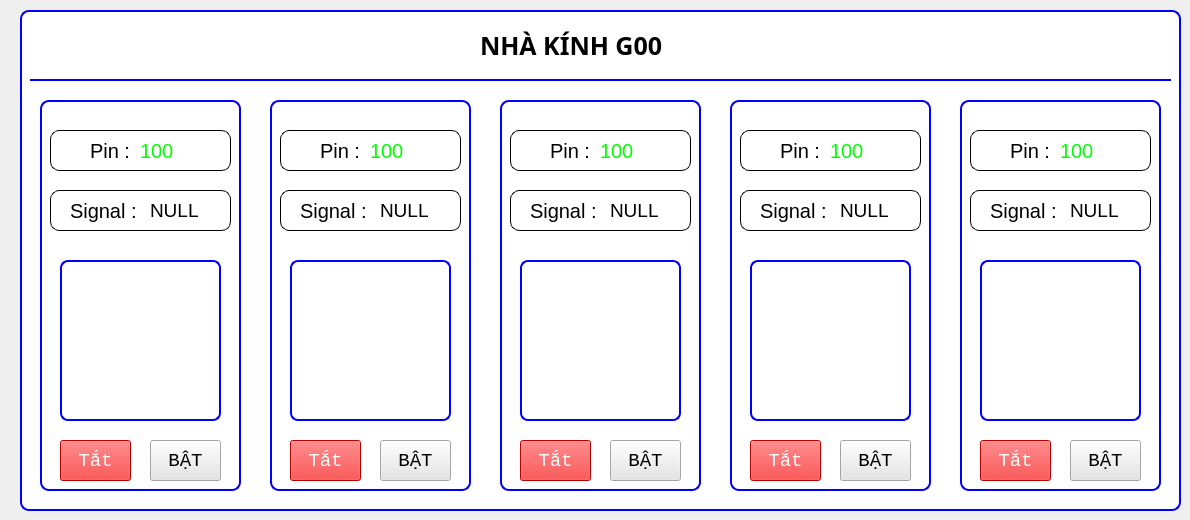
    <widget class="QWidget" name="tab">
     <attribute name="title">
      <string>Điều khiển thiết bị</string>
     </attribute>
     <widget class="QLabel" name="label_38">
      <property name="geometry">
       <rect>
        <x>20</x>
        <y>10</y>
        <width>1161</width>
        <height>501</height>
       </rect>
      </property>
      <property name="styleSheet">
       <string notr="true">border-radius:9px;
border: 2px solid blue;
background-color: rgb(255, 255, 255);</string>
      </property>
      <property name="text">
       <string/>
      </property>
     </widget>
     <widget class="Line" name="line_29">
      <property name="geometry">
       <rect>
        <x>30</x>
        <y>70</y>
        <width>1141</width>
        <height>20</height>
       </rect>
      </property>
      <property name="styleSheet">
       <string notr="true">background-color: rgb(255, 255, 255);
background-color: rgb(255, 255, 255);
color: rgb(0, 0, 255);</string>
      </property>
      <property name="frameShadow">
       <enum>QFrame::Plain</enum>
      </property>
      <property name="lineWidth">
       <number>2</number>
      </property>
      <property name="orientation">
       <enum>Qt::Horizontal</enum>
      </property>
     </widget>
     <widget class="QLabel" name="label_5">
      <property name="geometry">
       <rect>
        <x>40</x>
        <y>100</y>
        <width>201</width>
        <height>391</height>
       </rect>
      </property>
      <property name="styleSheet">
       <string notr="true">border-radius:9px;
border: 2px solid blue;
background-color: rgb(255, 255, 255);</string>
      </property>
      <property name="text">
       <string/>
      </property>
     </widget>
     <widget class="QLabel" name="label_8">
      <property name="geometry">
       <rect>
        <x>270</x>
        <y>100</y>
        <width>201</width>
        <height>391</height>
       </rect>
      </property>
      <property name="styleSheet">
       <string notr="true">border-radius:9px;
border: 2px solid blue;
background-color: rgb(255, 255, 255);</string>
      </property>
      <property name="text">
       <string/>
      </property>
     </widget>
     <widget class="QLabel" name="label_9">
      <property name="geometry">
       <rect>
        <x>500</x>
        <y>100</y>
        <width>201</width>
        <height>391</height>
       </rect>
      </property>
      <property name="styleSheet">
       <string notr="true">border-radius:9px;
border: 2px solid blue;
background-color: rgb(255, 255, 255);</string>
      </property>
      <property name="text">
       <string/>
      </property>
     </widget>
     <widget class="QLabel" name="label_10">
      <property name="geometry">
       <rect>
        <x>730</x>
        <y>100</y>
        <width>201</width>
        <height>391</height>
       </rect>
      </property>
      <property name="styleSheet">
       <string notr="true">border-radius:9px;
border: 2px solid blue;
background-color: rgb(255, 255, 255);</string>
      </property>
      <property name="text">
       <string/>
      </property>
     </widget>
     <widget class="QLabel" name="label_11">
      <property name="geometry">
       <rect>
        <x>960</x>
        <y>100</y>
        <width>201</width>
        <height>391</height>
       </rect>
      </property>
      <property name="styleSheet">
       <string notr="true">border-radius:9px;
border: 2px solid blue;
background-color: rgb(255, 255, 255);</string>
      </property>
      <property name="text">
       <string/>
      </property>
     </widget>
     <widget class="QLabel" name="tab2_img_1">
      <property name="geometry">
       <rect>
        <x>60</x>
        <y>260</y>
        <width>161</width>
        <height>161</height>
       </rect>
      </property>
      <property name="font">
       <font>
        <family>Courier New</family>
        <pointsize>16</pointsize>
       </font>
      </property>
      <property name="styleSheet">
       <string notr="true">background-color: rgb(255, 255, 255);
background-color: rgb(255, 255, 255);
border-radius:8px;
border: 2px solid blue</string>
      </property>
      <property name="frameShape">
       <enum>QFrame::Box</enum>
      </property>
      <property name="text">
       <string/>
      </property>
      <property name="pixmap">
       <pixmap>../photos/dieu_khien_thiet_bi/wplum_off.jpg</pixmap>
      </property>
      <property name="scaledContents">
       <bool>true</bool>
      </property>
      <property name="alignment">
       <set>Qt::AlignCenter</set>
      </property>
     </widget>
     <widget class="QPushButton" name="tab2_btn_r1off">
      <property name="geometry">
       <rect>
        <x>60</x>
        <y>440</y>
        <width>71</width>
        <height>41</height>
       </rect>
      </property>
      <property name="font">
       <font>
        <family>Courier New</family>
        <pointsize>14</pointsize>
        <weight>50</weight>
        <italic>false</italic>
        <bold>false</bold>
       </font>
      </property>
      <property name="styleSheet">
       <string notr="true">background-color: rgb(255, 0, 0);
color: rgb(255, 255, 255);</string>
      </property>
      <property name="text">
       <string>Tắt</string>
      </property>
      <property name="iconSize">
       <size>
        <width>24</width>
        <height>24</height>
       </size>
      </property>
     </widget>
     <widget class="QPushButton" name="tab2_btn_r1on">
      <property name="geometry">
       <rect>
        <x>150</x>
        <y>440</y>
        <width>71</width>
        <height>41</height>
       </rect>
      </property>
      <property name="font">
       <font>
        <family>Courier New</family>
        <pointsize>14</pointsize>
        <weight>50</weight>
        <italic>false</italic>
        <bold>false</bold>
       </font>
      </property>
      <property name="styleSheet">
       <string notr="true">background-color: rgb(229, 229, 229);
color: rgb(0, 0, 0);</string>
      </property>
      <property name="text">
       <string>BẬT</string>
      </property>
      <property name="iconSize">
       <size>
        <width>24</width>
        <height>24</height>
       </size>
      </property>
     </widget>
     <widget class="QLabel" name="tab2_img_2">
      <property name="geometry">
       <rect>
        <x>290</x>
        <y>260</y>
        <width>161</width>
        <height>161</height>
       </rect>
      </property>
      <property name="font">
       <font>
        <family>Courier New</family>
        <pointsize>16</pointsize>
       </font>
      </property>
      <property name="styleSheet">
       <string notr="true">background-color: rgb(255, 255, 255);
background-color: rgb(255, 255, 255);
border-radius:8px;
border: 2px solid blue</string>
      </property>
      <property name="frameShape">
       <enum>QFrame::Box</enum>
      </property>
      <property name="text">
       <string/>
      </property>
      <property name="pixmap">
       <pixmap>../photos/dieu_khien_thiet_bi/curtain_off.png</pixmap>
      </property>
      <property name="scaledContents">
       <bool>true</bool>
      </property>
      <property name="alignment">
       <set>Qt::AlignCenter</set>
      </property>
     </widget>
     <widget class="QPushButton" name="tab2_btn_r2off">
      <property name="geometry">
       <rect>
        <x>290</x>
        <y>440</y>
        <width>71</width>
        <height>41</height>
       </rect>
      </property>
      <property name="font">
       <font>
        <family>Courier New</family>
        <pointsize>14</pointsize>
        <weight>50</weight>
        <italic>false</italic>
        <bold>false</bold>
       </font>
      </property>
      <property name="styleSheet">
       <string notr="true">background-color: rgb(255, 0, 0);
color: rgb(255, 255, 255);</string>
      </property>
      <property name="text">
       <string>Tắt</string>
      </property>
      <property name="iconSize">
       <size>
        <width>24</width>
        <height>24</height>
       </size>
      </property>
     </widget>
     <widget class="QPushButton" name="tab2_btn_r2on">
      <property name="geometry">
       <rect>
        <x>380</x>
        <y>440</y>
        <width>71</width>
        <height>41</height>
       </rect>
      </property>
      <property name="font">
       <font>
        <family>Courier New</family>
        <pointsize>14</pointsize>
        <weight>50</weight>
        <italic>false</italic>
        <bold>false</bold>
       </font>
      </property>
      <property name="styleSheet">
       <string notr="true">background-color: rgb(229, 229, 229);
color: rgb(0, 0, 0);</string>
      </property>
      <property name="text">
       <string>BẬT</string>
      </property>
      <property name="iconSize">
       <size>
        <width>24</width>
        <height>24</height>
       </size>
      </property>
     </widget>
     <widget class="QPushButton" name="tab2_btn_r3off">
      <property name="geometry">
       <rect>
        <x>520</x>
        <y>440</y>
        <width>71</width>
        <height>41</height>
       </rect>
      </property>
      <property name="font">
       <font>
        <family>Courier New</family>
        <pointsize>14</pointsize>
        <weight>50</weight>
        <italic>false</italic>
        <bold>false</bold>
       </font>
      </property>
      <property name="styleSheet">
       <string notr="true">background-color: rgb(255, 0, 0);
color: rgb(255, 255, 255);</string>
      </property>
      <property name="text">
       <string>Tắt</string>
      </property>
      <property name="iconSize">
       <size>
        <width>24</width>
        <height>24</height>
       </size>
      </property>
     </widget>
     <widget class="QPushButton" name="tab2_btn_r3on">
      <property name="geometry">
       <rect>
        <x>610</x>
        <y>440</y>
        <width>71</width>
        <height>41</height>
       </rect>
      </property>
      <property name="font">
       <font>
        <family>Courier New</family>
        <pointsize>14</pointsize>
        <weight>50</weight>
        <italic>false</italic>
        <bold>false</bold>
       </font>
      </property>
      <property name="styleSheet">
       <string notr="true">background-color: rgb(229, 229, 229);
color: rgb(0, 0, 0);</string>
      </property>
      <property name="text">
       <string>BẬT</string>
      </property>
      <property name="iconSize">
       <size>
        <width>24</width>
        <height>24</height>
       </size>
      </property>
     </widget>
     <widget class="QLabel" name="tab2_img_3">
      <property name="geometry">
       <rect>
        <x>520</x>
        <y>260</y>
        <width>161</width>
        <height>161</height>
       </rect>
      </property>
      <property name="font">
       <font>
        <family>Courier New</family>
        <pointsize>16</pointsize>
       </font>
      </property>
      <property name="styleSheet">
       <string notr="true">background-color: rgb(255, 255, 255);
background-color: rgb(255, 255, 255);
border-radius:8px;
border: 2px solid blue</string>
      </property>
      <property name="frameShape">
       <enum>QFrame::Box</enum>
      </property>
      <property name="text">
       <string/>
      </property>
      <property name="pixmap">
       <pixmap>../photos/dieu_khien_thiet_bi/wplum_off.jpg</pixmap>
      </property>
      <property name="scaledContents">
       <bool>true</bool>
      </property>
      <property name="alignment">
       <set>Qt::AlignCenter</set>
      </property>
     </widget>
     <widget class="QPushButton" name="tab2_btn_r4off">
      <property name="geometry">
       <rect>
        <x>750</x>
        <y>440</y>
        <width>71</width>
        <height>41</height>
       </rect>
      </property>
      <property name="font">
       <font>
        <family>Courier New</family>
        <pointsize>14</pointsize>
        <weight>50</weight>
        <italic>false</italic>
        <bold>false</bold>
       </font>
      </property>
      <property name="styleSheet">
       <string notr="true">background-color: rgb(255, 0, 0);
color: rgb(255, 255, 255);</string>
      </property>
      <property name="text">
       <string>Tắt</string>
      </property>
      <property name="iconSize">
       <size>
        <width>24</width>
        <height>24</height>
       </size>
      </property>
     </widget>
     <widget class="QPushButton" name="tab2_btn_r4on">
      <property name="geometry">
       <rect>
        <x>840</x>
        <y>440</y>
        <width>71</width>
        <height>41</height>
       </rect>
      </property>
      <property name="font">
       <font>
        <family>Courier New</family>
        <pointsize>14</pointsize>
        <weight>50</weight>
        <italic>false</italic>
        <bold>false</bold>
       </font>
      </property>
      <property name="styleSheet">
       <string notr="true">background-color: rgb(229, 229, 229);
color: rgb(0, 0, 0);</string>
      </property>
      <property name="text">
       <string>BẬT</string>
      </property>
      <property name="iconSize">
       <size>
        <width>24</width>
        <height>24</height>
       </size>
      </property>
     </widget>
     <widget class="QLabel" name="tab2_img_4">
      <property name="geometry">
       <rect>
        <x>750</x>
        <y>260</y>
        <width>161</width>
        <height>161</height>
       </rect>
      </property>
      <property name="font">
       <font>
        <family>Courier New</family>
        <pointsize>16</pointsize>
       </font>
      </property>
      <property name="styleSheet">
       <string notr="true">background-color: rgb(255, 255, 255);
background-color: rgb(255, 255, 255);
border-radius:8px;
border: 2px solid blue</string>
      </property>
      <property name="frameShape">
       <enum>QFrame::Box</enum>
      </property>
      <property name="text">
       <string/>
      </property>
      <property name="pixmap">
       <pixmap>../photos/dieu_khien_thiet_bi/curtain_off.png</pixmap>
      </property>
      <property name="scaledContents">
       <bool>true</bool>
      </property>
      <property name="alignment">
       <set>Qt::AlignCenter</set>
      </property>
     </widget>
     <widget class="QPushButton" name="tab2_btn_r5off">
      <property name="geometry">
       <rect>
        <x>980</x>
        <y>440</y>
        <width>71</width>
        <height>41</height>
       </rect>
      </property>
      <property name="font">
       <font>
        <family>Courier New</family>
        <pointsize>14</pointsize>
        <weight>50</weight>
        <italic>false</italic>
        <bold>false</bold>
       </font>
      </property>
      <property name="styleSheet">
       <string notr="true">background-color: rgb(255, 0, 0);
color: rgb(255, 255, 255);</string>
      </property>
      <property name="text">
       <string>Tắt</string>
      </property>
      <property name="iconSize">
       <size>
        <width>24</width>
        <height>24</height>
       </size>
      </property>
     </widget>
     <widget class="QPushButton" name="tab2_btn_r5on">
      <property name="geometry">
       <rect>
        <x>1070</x>
        <y>440</y>
        <width>71</width>
        <height>41</height>
       </rect>
      </property>
      <property name="font">
       <font>
        <family>Courier New</family>
        <pointsize>14</pointsize>
        <weight>50</weight>
        <italic>false</italic>
        <bold>false</bold>
       </font>
      </property>
      <property name="styleSheet">
       <string notr="true">background-color: rgb(229, 229, 229);
color: rgb(0, 0, 0);</string>
      </property>
      <property name="text">
       <string>BẬT</string>
      </property>
      <property name="iconSize">
       <size>
        <width>24</width>
        <height>24</height>
       </size>
      </property>
     </widget>
     <widget class="QLabel" name="tab2_img_5">
      <property name="geometry">
       <rect>
        <x>980</x>
        <y>260</y>
        <width>161</width>
        <height>161</height>
       </rect>
      </property>
      <property name="font">
       <font>
        <family>Courier New</family>
        <pointsize>16</pointsize>
       </font>
      </property>
      <property name="styleSheet">
       <string notr="true">background-color: rgb(255, 255, 255);
background-color: rgb(255, 255, 255);
border-radius:8px;
border: 2px solid blue</string>
      </property>
      <property name="frameShape">
       <enum>QFrame::Box</enum>
      </property>
      <property name="text">
       <string/>
      </property>
      <property name="pixmap">
       <pixmap>../photos/dieu_khien_thiet_bi/wplum_off.jpg</pixmap>
      </property>
      <property name="scaledContents">
       <bool>true</bool>
      </property>
      <property name="alignment">
       <set>Qt::AlignCenter</set>
      </property>
     </widget>
     <widget class="QLabel" name="label_4">
      <property name="geometry">
       <rect>
        <x>480</x>
        <y>20</y>
        <width>221</width>
        <height>51</height>
       </rect>
      </property>
      <property name="font">
       <font>
        <family>Kozuka Gothic Pr6N H</family>
        <pointsize>19</pointsize>
        <weight>75</weight>
        <bold>true</bold>
       </font>
      </property>
      <property name="styleSheet">
       <string notr="true">background-color: rgb(255, 255, 255);</string>
      </property>
      <property name="text">
       <string>NHÀ KÍNH G00</string>
      </property>
     </widget>
     <widget class="QLabel" name="label_16">
      <property name="geometry">
       <rect>
        <x>50</x>
        <y>130</y>
        <width>181</width>
        <height>41</height>
       </rect>
      </property>
      <property name="styleSheet">
       <string notr="true">border-radius:9px;
border: 1px solid black;
background-color: rgb(255, 255, 255);</string>
      </property>
      <property name="text">
       <string/>
      </property>
     </widget>
     <widget class="QLabel" name="tab2_pin1">
      <property name="geometry">
       <rect>
        <x>90</x>
        <y>140</y>
        <width>41</width>
        <height>21</height>
       </rect>
      </property>
      <property name="styleSheet">
       <string notr="true">font: 20px</string>
      </property>
      <property name="text">
       <string>Pin : </string>
      </property>
     </widget>
     <widget class="QLabel" name="label_42">
      <property name="geometry">
       <rect>
        <x>140</x>
        <y>140</y>
        <width>41</width>
        <height>21</height>
       </rect>
      </property>
      <property name="styleSheet">
       <string notr="true">font: 20px;
color : rgb(0, 255, 0)</string>
      </property>
      <property name="text">
       <string>100</string>
      </property>
     </widget>
     <widget class="QLabel" name="label_17">
      <property name="geometry">
       <rect>
        <x>280</x>
        <y>130</y>
        <width>181</width>
        <height>41</height>
       </rect>
      </property>
      <property name="styleSheet">
       <string notr="true">border-radius:9px;
border: 1px solid black;
background-color: rgb(255, 255, 255);</string>
      </property>
      <property name="text">
       <string/>
      </property>
     </widget>
     <widget class="QLabel" name="label_43">
      <property name="geometry">
       <rect>
        <x>370</x>
        <y>140</y>
        <width>41</width>
        <height>21</height>
       </rect>
      </property>
      <property name="styleSheet">
       <string notr="true">font: 20px;
color : rgb(0, 255, 0)</string>
      </property>
      <property name="text">
       <string>100</string>
      </property>
     </widget>
     <widget class="QLabel" name="tab2_pin2">
      <property name="geometry">
       <rect>
        <x>320</x>
        <y>140</y>
        <width>41</width>
        <height>21</height>
       </rect>
      </property>
      <property name="styleSheet">
       <string notr="true">font: 20px</string>
      </property>
      <property name="text">
       <string>Pin : </string>
      </property>
     </widget>
     <widget class="QLabel" name="label_45">
      <property name="geometry">
       <rect>
        <x>510</x>
        <y>130</y>
        <width>181</width>
        <height>41</height>
       </rect>
      </property>
      <property name="styleSheet">
       <string notr="true">border-radius:9px;
border: 1px solid black;
background-color: rgb(255, 255, 255);</string>
      </property>
      <property name="text">
       <string/>
      </property>
     </widget>
     <widget class="QLabel" name="label_44">
      <property name="geometry">
       <rect>
        <x>600</x>
        <y>140</y>
        <width>41</width>
        <height>21</height>
       </rect>
      </property>
      <property name="styleSheet">
       <string notr="true">font: 20px;
color : rgb(0, 255, 0)</string>
      </property>
      <property name="text">
       <string>100</string>
      </property>
     </widget>
     <widget class="QLabel" name="tab2_pin3">
      <property name="geometry">
       <rect>
        <x>550</x>
        <y>140</y>
        <width>41</width>
        <height>21</height>
       </rect>
      </property>
      <property name="styleSheet">
       <string notr="true">font: 20px</string>
      </property>
      <property name="text">
       <string>Pin : </string>
      </property>
     </widget>
     <widget class="QLabel" name="label_47">
      <property name="geometry">
       <rect>
        <x>740</x>
        <y>130</y>
        <width>181</width>
        <height>41</height>
       </rect>
      </property>
      <property name="styleSheet">
       <string notr="true">border-radius:9px;
border: 1px solid black;
background-color: rgb(255, 255, 255);</string>
      </property>
      <property name="text">
       <string/>
      </property>
     </widget>
     <widget class="QLabel" name="label_46">
      <property name="geometry">
       <rect>
        <x>830</x>
        <y>140</y>
        <width>41</width>
        <height>21</height>
       </rect>
      </property>
      <property name="styleSheet">
       <string notr="true">font: 20px;
color : rgb(0, 255, 0)</string>
      </property>
      <property name="text">
       <string>100</string>
      </property>
     </widget>
     <widget class="QLabel" name="tab2_pin4">
      <property name="geometry">
       <rect>
        <x>780</x>
        <y>140</y>
        <width>41</width>
        <height>21</height>
       </rect>
      </property>
      <property name="styleSheet">
       <string notr="true">font: 20px</string>
      </property>
      <property name="text">
       <string>Pin : </string>
      </property>
     </widget>
     <widget class="QLabel" name="label_56">
      <property name="geometry">
       <rect>
        <x>970</x>
        <y>130</y>
        <width>181</width>
        <height>41</height>
       </rect>
      </property>
      <property name="styleSheet">
       <string notr="true">border-radius:9px;
border: 1px solid black;
background-color: rgb(255, 255, 255);</string>
      </property>
      <property name="text">
       <string/>
      </property>
     </widget>
     <widget class="QLabel" name="label_52">
      <property name="geometry">
       <rect>
        <x>1060</x>
        <y>140</y>
        <width>41</width>
        <height>21</height>
       </rect>
      </property>
      <property name="styleSheet">
       <string notr="true">font: 20px;
color : rgb(0, 255, 0)</string>
      </property>
      <property name="text">
       <string>100</string>
      </property>
     </widget>
     <widget class="QLabel" name="tab2_pin5">
      <property name="geometry">
       <rect>
        <x>1010</x>
        <y>140</y>
        <width>41</width>
        <height>21</height>
       </rect>
      </property>
      <property name="styleSheet">
       <string notr="true">font: 20px</string>
      </property>
      <property name="text">
       <string>Pin : </string>
      </property>
     </widget>
     <widget class="QLabel" name="label_58">
      <property name="geometry">
       <rect>
        <x>50</x>
        <y>190</y>
        <width>181</width>
        <height>41</height>
       </rect>
      </property>
      <property name="styleSheet">
       <string notr="true">border-radius:9px;
border: 1px solid black;
background-color: rgb(255, 255, 255);</string>
      </property>
      <property name="text">
       <string/>
      </property>
     </widget>
     <widget class="QLabel" name="tab2_nth1">
      <property name="geometry">
       <rect>
        <x>70</x>
        <y>190</y>
        <width>71</width>
        <height>41</height>
       </rect>
      </property>
      <property name="styleSheet">
       <string notr="true">font: 20px</string>
      </property>
      <property name="text">
       <string>Signal :</string>
      </property>
     </widget>
     <widget class="QLabel" name="label_59">
      <property name="geometry">
       <rect>
        <x>280</x>
        <y>190</y>
        <width>181</width>
        <height>41</height>
       </rect>
      </property>
      <property name="styleSheet">
       <string notr="true">border-radius:9px;
border: 1px solid black;
background-color: rgb(255, 255, 255);</string>
      </property>
      <property name="text">
       <string/>
      </property>
     </widget>
     <widget class="QLabel" name="tab2_nth2">
      <property name="geometry">
       <rect>
        <x>300</x>
        <y>190</y>
        <width>71</width>
        <height>41</height>
       </rect>
      </property>
      <property name="styleSheet">
       <string notr="true">font: 20px</string>
      </property>
      <property name="text">
       <string>Signal :</string>
      </property>
     </widget>
     <widget class="QLabel" name="label_60">
      <property name="geometry">
       <rect>
        <x>510</x>
        <y>190</y>
        <width>181</width>
        <height>41</height>
       </rect>
      </property>
      <property name="styleSheet">
       <string notr="true">border-radius:9px;
border: 1px solid black;
background-color: rgb(255, 255, 255);</string>
      </property>
      <property name="text">
       <string/>
      </property>
     </widget>
     <widget class="QLabel" name="tab2_nth3">
      <property name="geometry">
       <rect>
        <x>530</x>
        <y>190</y>
        <width>71</width>
        <height>41</height>
       </rect>
      </property>
      <property name="styleSheet">
       <string notr="true">font: 20px</string>
      </property>
      <property name="text">
       <string>Signal :</string>
      </property>
     </widget>
     <widget class="QLabel" name="label_61">
      <property name="geometry">
       <rect>
        <x>740</x>
        <y>190</y>
        <width>181</width>
        <height>41</height>
       </rect>
      </property>
      <property name="styleSheet">
       <string notr="true">border-radius:9px;
border: 1px solid black;
background-color: rgb(255, 255, 255);</string>
      </property>
      <property name="text">
       <string/>
      </property>
     </widget>
     <widget class="QLabel" name="tab2_nth4">
      <property name="geometry">
       <rect>
        <x>760</x>
        <y>190</y>
        <width>71</width>
        <height>41</height>
       </rect>
      </property>
      <property name="styleSheet">
       <string notr="true">font: 20px</string>
      </property>
      <property name="text">
       <string>Signal :</string>
      </property>
     </widget>
     <widget class="QLabel" name="label_62">
      <property name="geometry">
       <rect>
        <x>970</x>
        <y>190</y>
        <width>181</width>
        <height>41</height>
       </rect>
      </property>
      <property name="styleSheet">
       <string notr="true">border-radius:9px;
border: 1px solid black;
background-color: rgb(255, 255, 255);</string>
      </property>
      <property name="text">
       <string/>
      </property>
     </widget>
     <widget class="QLabel" name="tab2_nth5">
      <property name="geometry">
       <rect>
        <x>990</x>
        <y>190</y>
        <width>71</width>
        <height>41</height>
       </rect>
      </property>
      <property name="styleSheet">
       <string notr="true">font: 20px</string>
      </property>
      <property name="text">
       <string>Signal :</string>
      </property>
     </widget>
     <widget class="QLabel" name="tab2_th1">
      <property name="geometry">
       <rect>
        <x>150</x>
        <y>190</y>
        <width>91</width>
        <height>41</height>
       </rect>
      </property>
      <property name="font">
       <font>
        <pointsize>14</pointsize>
        <weight>50</weight>
        <italic>false</italic>
        <bold>false</bold>
       </font>
      </property>
      <property name="styleSheet">
       <string notr="true">color : rgb(0, 0, 0);</string>
      </property>
      <property name="text">
       <string>NULL</string>
      </property>
     </widget>
     <widget class="QLabel" name="tab2_th2">
      <property name="geometry">
       <rect>
        <x>380</x>
        <y>190</y>
        <width>81</width>
        <height>41</height>
       </rect>
      </property>
      <property name="font">
       <font>
        <pointsize>14</pointsize>
       </font>
      </property>
      <property name="styleSheet">
       <string notr="true">color : rgb(0, 0, 0);</string>
      </property>
      <property name="text">
       <string>NULL</string>
      </property>
     </widget>
     <widget class="QLabel" name="tab2_th3">
      <property name="geometry">
       <rect>
        <x>610</x>
        <y>190</y>
        <width>91</width>
        <height>41</height>
       </rect>
      </property>
      <property name="font">
       <font>
        <pointsize>14</pointsize>
        <weight>50</weight>
        <italic>false</italic>
        <bold>false</bold>
       </font>
      </property>
      <property name="styleSheet">
       <string notr="true">color : rgb(0, 0, 0);</string>
      </property>
      <property name="text">
       <string>NULL</string>
      </property>
     </widget>
     <widget class="QLabel" name="tab2_th4">
      <property name="geometry">
       <rect>
        <x>840</x>
        <y>190</y>
        <width>81</width>
        <height>41</height>
       </rect>
      </property>
      <property name="font">
       <font>
        <pointsize>14</pointsize>
        <weight>50</weight>
        <italic>false</italic>
        <bold>false</bold>
       </font>
      </property>
      <property name="styleSheet">
       <string notr="true">color : rgb(0, 0, 0);</string>
      </property>
      <property name="text">
       <string>NULL</string>
      </property>
     </widget>
     <widget class="QLabel" name="tab2_th5">
      <property name="geometry">
       <rect>
        <x>1070</x>
        <y>190</y>
        <width>91</width>
        <height>41</height>
       </rect>
      </property>
      <property name="font">
       <font>
        <pointsize>14</pointsize>
        <weight>50</weight>
        <italic>false</italic>
        <bold>false</bold>
       </font>
      </property>
      <property name="styleSheet">
       <string notr="true">color : rgb(0, 0, 0);</string>
      </property>
      <property name="text">
       <string>NULL</string>
      </property>
     </widget>
    </widget>
